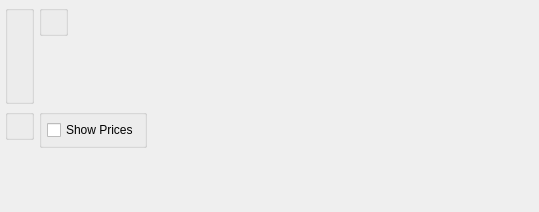
<?xml version="1.0" encoding="UTF-8"?>
<ui version="4.0">
 <comment>This file is part of the xTuple ERP: PostBooks Edition, a free and
open source Enterprise Resource Planning software suite,
Copyright (c) 1999-2010 by OpenMFG LLC, d/b/a xTuple.
It is licensed to you under the Common Public Attribution License
version 1.0, the full text of which (including xTuple-specific Exhibits)
is available at www.xtuple.com/CPAL.  By using this software, you agree
to be bound by its terms.</comment>
 <class>dspBacklogByCustomer</class>
 <widget class="QWidget" name="dspBacklogByCustomer">
  <property name="geometry">
   <rect>
    <x>0</x>
    <y>0</y>
    <width>539</width>
    <height>212</height>
   </rect>
  </property>
  <property name="windowTitle">
   <string>Backlog by Customer</string>
  </property>
  <layout class="QVBoxLayout" name="verticalLayout_7">
   <item>
    <layout class="QHBoxLayout" name="horizontalLayout_2">
     <item>
      <widget class="QGroupBox" name="_custGroup">
       <property name="title">
        <string/>
       </property>
       <layout class="QVBoxLayout" name="verticalLayout">
        <item>
         <widget class="CustCluster" name="_cust"/>
        </item>
       </layout>
      </widget>
     </item>
     <item>
      <layout class="QVBoxLayout" name="verticalLayout_4">
       <item>
        <widget class="QGroupBox" name="_dateGroup">
         <property name="title">
          <string/>
         </property>
         <layout class="QVBoxLayout" name="verticalLayout_3">
          <item>
           <widget class="DateCluster" name="_dates"/>
          </item>
         </layout>
        </widget>
       </item>
       <item>
        <spacer>
         <property name="orientation">
          <enum>Qt::Vertical</enum>
         </property>
         <property name="sizeType">
          <enum>QSizePolicy::Expanding</enum>
         </property>
         <property name="sizeHint" stdset="0">
          <size>
           <width>20</width>
           <height>0</height>
          </size>
         </property>
        </spacer>
       </item>
      </layout>
     </item>
     <item>
      <spacer>
       <property name="orientation">
        <enum>Qt::Horizontal</enum>
       </property>
       <property name="sizeType">
        <enum>QSizePolicy::Expanding</enum>
       </property>
       <property name="sizeHint" stdset="0">
        <size>
         <width>0</width>
         <height>20</height>
        </size>
       </property>
      </spacer>
     </item>
    </layout>
   </item>
   <item>
    <layout class="QHBoxLayout" name="horizontalLayout">
     <item>
      <layout class="QVBoxLayout" name="verticalLayout_6">
       <item>
        <widget class="WarehouseGroup" name="_warehouse">
         <property name="title">
          <string/>
         </property>
         <property name="fixedSize">
          <bool>false</bool>
         </property>
        </widget>
       </item>
       <item>
        <spacer name="verticalSpacer_3">
         <property name="orientation">
          <enum>Qt::Vertical</enum>
         </property>
         <property name="sizeHint" stdset="0">
          <size>
           <width>20</width>
           <height>13</height>
          </size>
         </property>
        </spacer>
       </item>
      </layout>
     </item>
     <item>
      <layout class="QVBoxLayout" name="verticalLayout_5">
       <item>
        <widget class="QGroupBox" name="_optionsGroup">
         <property name="title">
          <string/>
         </property>
         <layout class="QVBoxLayout" name="verticalLayout_2">
          <item>
           <widget class="XCheckBox" name="_showPrices">
            <property name="text">
             <string>Show Prices</string>
            </property>
           </widget>
          </item>
         </layout>
        </widget>
       </item>
       <item>
        <spacer name="verticalSpacer_2">
         <property name="orientation">
          <enum>Qt::Vertical</enum>
         </property>
         <property name="sizeHint" stdset="0">
          <size>
           <width>20</width>
           <height>0</height>
          </size>
         </property>
        </spacer>
       </item>
      </layout>
     </item>
     <item>
      <spacer name="horizontalSpacer">
       <property name="orientation">
        <enum>Qt::Horizontal</enum>
       </property>
       <property name="sizeHint" stdset="0">
        <size>
         <width>0</width>
         <height>20</height>
        </size>
       </property>
      </spacer>
     </item>
    </layout>
   </item>
  </layout>
 </widget>
 <layoutdefault spacing="5" margin="5"/>
 <pixmapfunction>qPixmapFromMimeSource</pixmapfunction>
 <customwidgets>
  <customwidget>
   <class>CustCluster</class>
   <extends>QWidget</extends>
   <header>custcluster.h</header>
  </customwidget>
  <customwidget>
   <class>DateCluster</class>
   <extends>QWidget</extends>
   <header>datecluster.h</header>
  </customwidget>
  <customwidget>
   <class>WarehouseGroup</class>
   <extends>QGroupBox</extends>
   <header>warehousegroup.h</header>
  </customwidget>
  <customwidget>
   <class>XCheckBox</class>
   <extends>QCheckBox</extends>
   <header>xcheckbox.h</header>
  </customwidget>
 </customwidgets>
 <tabstops>
  <tabstop>_cust</tabstop>
 </tabstops>
 <resources/>
 <connections/>
</ui>
